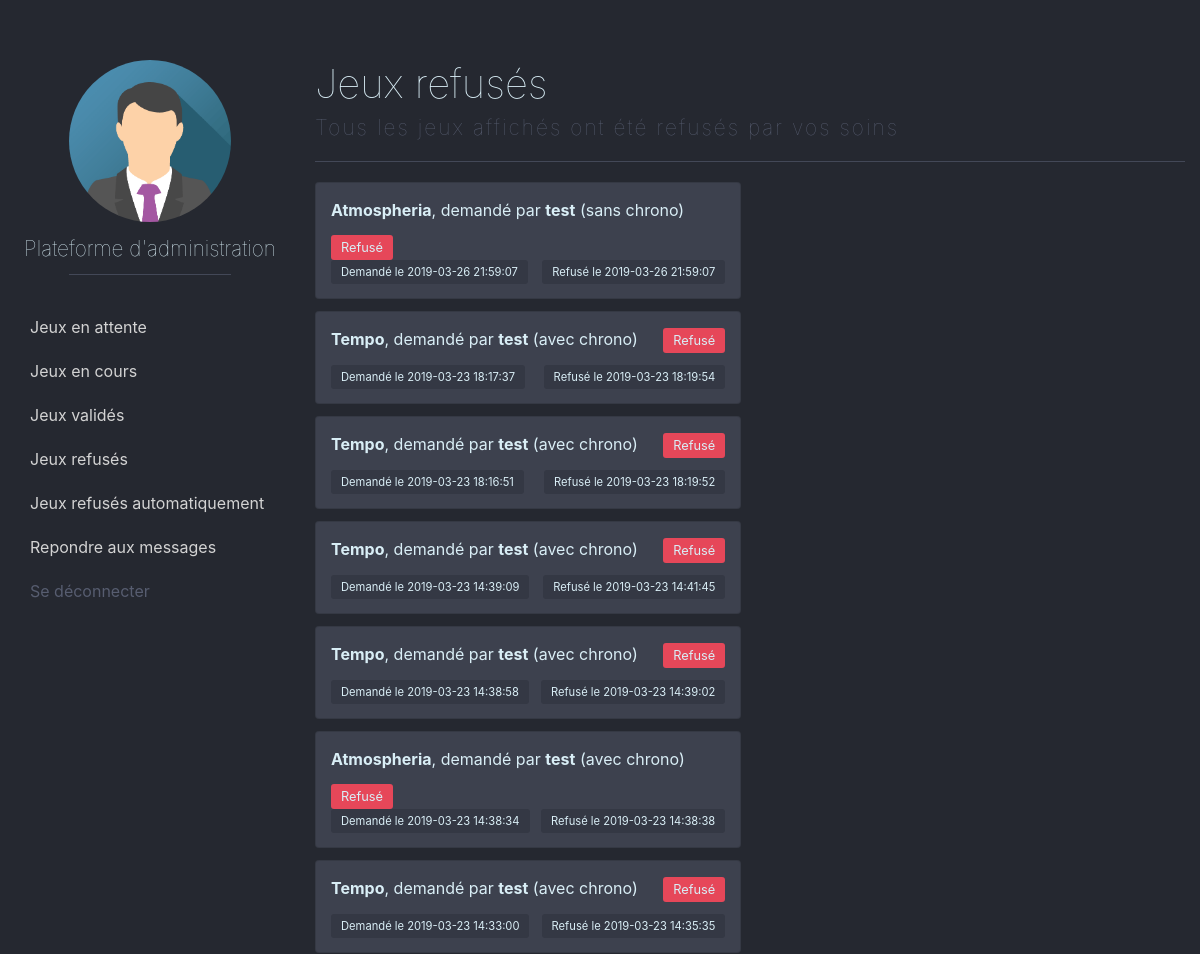
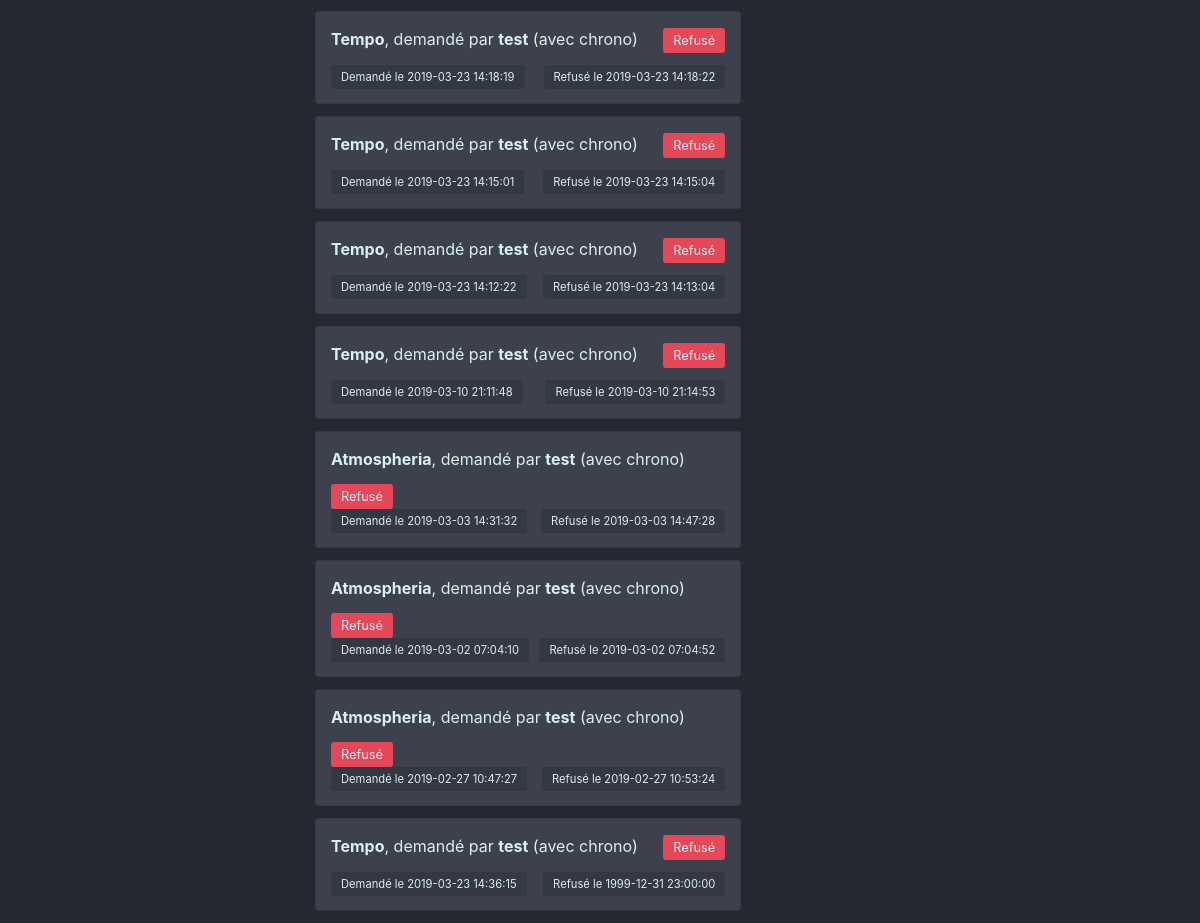
Screenshot of /gamemaster.php?action=refusedGames (signed in) with the database file from the repository (2 pictures, top to bottom).
### tables this page shows
CREATE TABLE IF NOT EXISTS `gamestates` (
  `idGamestate` int(11) NOT NULL AUTO_INCREMENT,
  `demandDate` timestamp NOT NULL DEFAULT CURRENT_TIMESTAMP ON UPDATE CURRENT_TIMESTAMP,
  `validationState` tinyint(4) DEFAULT NULL,
  `validationDate` timestamp NULL DEFAULT NULL,
  `timer` tinyint(4) DEFAULT NULL,
  `endGameDate` timestamp NULL DEFAULT NULL,
  `lastStepValidated` int(11) DEFAULT NULL,
  `gameFinished` tinyint(4) DEFAULT NULL,
  `victory` tinyint(4) DEFAULT NULL,
  `gameReview` int(11) DEFAULT NULL,
  `idTeam` int(11) NOT NULL,
  `idGame` int(11) NOT NULL,
  `idGM` int(11) NOT NULL,
  PRIMARY KEY (`idGamestate`),
  KEY `FKidTeam_gamestates` (`idTeam`),
  KEY `FKidGame_gamestates` (`idGame`),
  KEY `FKidGM_gamestates` (`idGM`)
);

CREATE TABLE IF NOT EXISTS `games` (
  `idGame` int(11) NOT NULL AUTO_INCREMENT,
  `titleGame` varchar(255) NOT NULL,
  `descriptionGame` text NOT NULL,
  `timeMaxGame` int(11) NOT NULL,
  `locationBack1` varchar(20) NOT NULL,
  `locationBack2` varchar(20) NOT NULL,
  `locationMusic` varchar(20) NOT NULL,
  PRIMARY KEY (`idGame`)
);

CREATE TABLE IF NOT EXISTS `teams` (
  `idTeam` int(11) NOT NULL AUTO_INCREMENT,
  `nameTeam` varchar(25) NOT NULL,
  `passwordTeam` varchar(255) NOT NULL,
  PRIMARY KEY (`idTeam`)
);

### src/controller/GMController.php (called while the page is built, shortened)
<?php
require_once('src/model/Manager.php');
require_once('src/model/GMManager.php');
function RefusedGames($gm, $err = NULL) {
    $refusedGames = $gm->AllRefusedGames();
    require('src/view/components/GM/refusedGames.php');
    require('src/view/templates/GM.php');
}

### src/model/Manager.php (called while the page is built, shortened)
<?php
abstract class Manager
{
    protected static function dbConnect() {
        try {
            $db = new PDO(
                'mysql:host=localhost;dbname=escape;charset=utf8',
                'root',
                '',
                array(PDO::ATTR_ERRMODE => PDO::ERRMODE_EXCEPTION));
                return $db;
        }
        catch(Exception $e) { die('Erreur PDO : ' . $e->getMessage()); }
    }
    public static function escape($var) {
        if($var == NULL) return $var;
        else return htmlspecialchars($var, ENT_QUOTES, 'UTF-8', false);
    }
}

### src/model/GMManager.php (called while the page is built, shortened)
<?php
class GM extends Manager
{
    public function getIdGM() { return $this->_idGM; }
    private function setIdGM($idGM) { $this->_idGM = Manager::escape($idGM); }
    public function __construct($idGM) {
        $req = Manager::dbConnect()->prepare("SELECT idGM, nameGM, connected
                                                FROM gamemasters
                                                WHERE idGM = :idGM");
        $req->bindValue('idGM', Manager::escape($idGM), PDO::PARAM_STR);
        $req->execute();
    }
    public function AllRefusedGames() {
        $req = Manager::dbConnect()->prepare("SELECT demandDate, validationDate, timer, victory, titleGame, nameTeam
                                                FROM gamestates , games, teams
                                                WHERE validationState = 0 AND idGM = :idGM AND games.idGame = gamestates.idGame AND teams.idTeam = gamestates.idTeam
                                                ORDER BY validationDate DESC");
        $req->bindValue('idGM', Manager::escape($this->getIdGM()), PDO::PARAM_STR);
        $req->execute();
        $result = $req->fetchAll();
        return $result;
    }
}

### src/view/components/GM/refusedGames.php (the view, shortened to what this page needs)
<?php
if(empty($refusedGames)) echo '<div class="alert alert-info" role="alert">Vous n\'avez pas encore refusé de jeu !</div>';
else { ?>
   <div class="card-columns">
      <?php foreach($refusedGames as $detailsLine) { ?>
      <div class="card">
         <div class="card-body">
            <div class="container">
               <p class="card-title"><b><?= $detailsLine['titleGame'] ?></b>, demandé par <b><?= $detailsLine['nameTeam'] ?></b> (<?php if($detailsLine['timer'] == 1) echo "avec"; else echo "sans"?> chrono)</p>
               <p class="card-text"><span class="fail">Refusé</span>
            </div>
            <div class="container">
               <p class="card-text"><span>Demandé le <?= $detailsLine['demandDate'] ?></span></p>
               <p class="card-text"><span>Refusé le <?= $detailsLine['validationDate'] ?></span></p>
            </div>
         </div>
      </div>
      <?php }
   } ?>
</div>

### public/css/styleGM.css (style rules this page uses)
html, body { background-color: #252830; color: #D9EEF6; }
body { display: flex; width: 1200px; margin: 60px auto auto auto; }
.card-columns { display: flex; flex-wrap: wrap; justify-content: space-between; }
.card-columns .card { background: #3d414e; width: 49%; }
.card-body { display: flex; flex-direction: column; padding: 15px 0 0 0; }
.card-body .container { display: flex; flex-wrap: wrap; justify-content: space-between; align-self: center; }
.card-body p span { font-size: 0.7em; background-color: #343844; padding: 5px 10px; border-radius: 3px; }
.card-body p .fail { font-size: 0.8em; background-color: #E64759; }

### rows the page displays
gamestates: idGame.titleGame "Atmospheria", idTeam.nameTeam "test", timer "sans", demandDate "2019-03-26 21:59:07", validationDate "2019-03-26 21:59:07"
gamestates: idGame.titleGame "Tempo", idTeam.nameTeam "test", timer "avec", demandDate "2019-03-23 18:17:37", validationDate "2019-03-23 18:19:54"
gamestates: idGame.titleGame "Tempo", idTeam.nameTeam "test", timer "avec", demandDate "2019-03-23 18:16:51", validationDate "2019-03-23 18:19:52"
gamestates: idGame.titleGame "Tempo", idTeam.nameTeam "test", timer "avec", demandDate "2019-03-23 14:39:09", validationDate "2019-03-23 14:41:45"
gamestates: idGame.titleGame "Tempo", idTeam.nameTeam "test", timer "avec", demandDate "2019-03-23 14:38:58", validationDate "2019-03-23 14:39:02"
gamestates: idGame.titleGame "Atmospheria", idTeam.nameTeam "test", timer "avec", demandDate "2019-03-23 14:38:34", validationDate "2019-03-23 14:38:38"
gamestates: idGame.titleGame "Tempo", idTeam.nameTeam "test", timer "avec", demandDate "2019-03-23 14:33:00", validationDate "2019-03-23 14:35:35"
gamestates: idGame.titleGame "Tempo", idTeam.nameTeam "test", timer "avec", demandDate "2019-03-23 14:18:19", validationDate "2019-03-23 14:18:22"
gamestates: idGame.titleGame "Tempo", idTeam.nameTeam "test", timer "avec", demandDate "2019-03-23 14:15:01", validationDate "2019-03-23 14:15:04"
gamestates: idGame.titleGame "Tempo", idTeam.nameTeam "test", timer "avec", demandDate "2019-03-23 14:12:22", validationDate "2019-03-23 14:13:04"
gamestates: idGame.titleGame "Tempo", idTeam.nameTeam "test", timer "avec", demandDate "2019-03-10 21:11:48", validationDate "2019-03-10 21:14:53"
gamestates: idGame.titleGame "Atmospheria", idTeam.nameTeam "test", timer "avec", demandDate "2019-03-03 14:31:32", validationDate "2019-03-03 14:47:28"
gamestates: idGame.titleGame "Atmospheria", idTeam.nameTeam "test", timer "avec", demandDate "2019-03-02 07:04:10", validationDate "2019-03-02 07:04:52"
gamestates: idGame.titleGame "Atmospheria", idTeam.nameTeam "test", timer "avec", demandDate "2019-02-27 10:47:27", validationDate "2019-02-27 10:53:24"
gamestates: idGame.titleGame "Tempo", idTeam.nameTeam "test", timer "avec", demandDate "2019-03-23 14:36:15", validationDate "1999-12-31 23:00:00"

### other values shown
$h3 "Jeux refusés"
$h5 "Tous les jeux affichés ont été refusés par vos soins"
